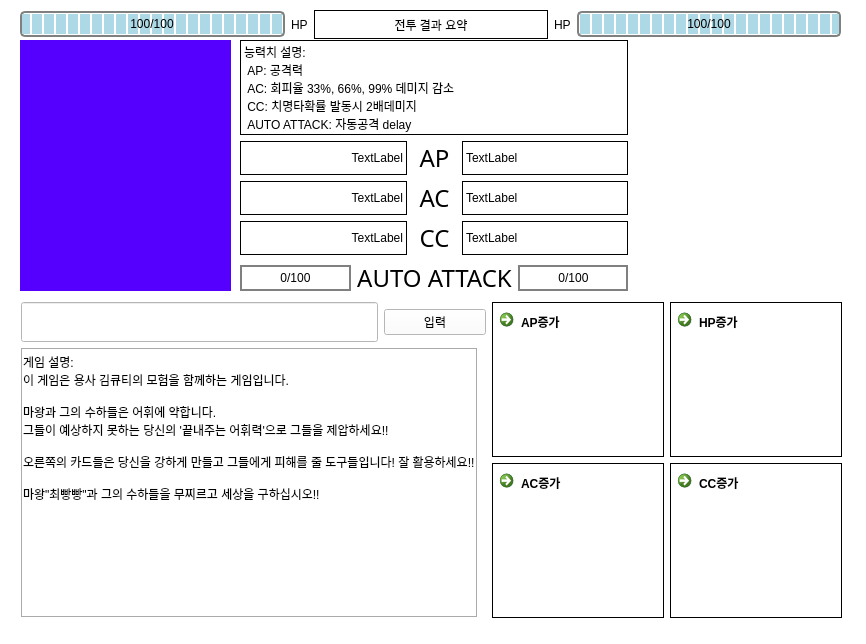
<?xml version="1.0" encoding="UTF-8"?>
<ui version="4.0">
 <class>MainWindow</class>
 <widget class="QMainWindow" name="MainWindow">
  <property name="geometry">
   <rect>
    <x>0</x>
    <y>0</y>
    <width>866</width>
    <height>644</height>
   </rect>
  </property>
  <property name="minimumSize">
   <size>
    <width>866</width>
    <height>644</height>
   </size>
  </property>
  <property name="maximumSize">
   <size>
    <width>866</width>
    <height>644</height>
   </size>
  </property>
  <property name="font">
   <font>
    <family>Arial</family>
   </font>
  </property>
  <property name="windowTitle">
   <string>QT Worrier</string>
  </property>
  <property name="styleSheet">
   <string notr="true">background-color: rgb(255, 255, 255);
</string>
  </property>
  <widget class="QWidget" name="centralwidget">
   <widget class="QLabel" name="VillainPicture">
    <property name="geometry">
     <rect>
      <x>630</x>
      <y>40</y>
      <width>211</width>
      <height>251</height>
     </rect>
    </property>
    <property name="minimumSize">
     <size>
      <width>211</width>
      <height>251</height>
     </size>
    </property>
    <property name="maximumSize">
     <size>
      <width>211</width>
      <height>251</height>
     </size>
    </property>
    <property name="styleSheet">
     <string notr="true">background-color: rgb(255, 255, 255);</string>
    </property>
    <property name="text">
     <string/>
    </property>
    <property name="pixmap">
     <pixmap resource="../Resource.qrc">:/newPrefix/First Boss.PNG</pixmap>
    </property>
    <property name="scaledContents">
     <bool>true</bool>
    </property>
    <property name="wordWrap">
     <bool>false</bool>
    </property>
   </widget>
   <widget class="QLabel" name="HeroPicture">
    <property name="geometry">
     <rect>
      <x>20</x>
      <y>40</y>
      <width>211</width>
      <height>251</height>
     </rect>
    </property>
    <property name="sizePolicy">
     <sizepolicy hsizetype="Fixed" vsizetype="Fixed">
      <horstretch>0</horstretch>
      <verstretch>0</verstretch>
     </sizepolicy>
    </property>
    <property name="minimumSize">
     <size>
      <width>211</width>
      <height>251</height>
     </size>
    </property>
    <property name="maximumSize">
     <size>
      <width>211</width>
      <height>251</height>
     </size>
    </property>
    <property name="styleSheet">
     <string notr="true">background-color: rgb(85, 0, 255);</string>
    </property>
    <property name="text">
     <string/>
    </property>
    <property name="pixmap">
     <pixmap resource="../Resource.qrc">:/newPrefix/Hero.PNG</pixmap>
    </property>
    <property name="scaledContents">
     <bool>true</bool>
    </property>
    <property name="alignment">
     <set>Qt::AlignLeading|Qt::AlignLeft|Qt::AlignVCenter</set>
    </property>
   </widget>
   <widget class="QWidget" name="verticalLayoutWidget">
    <property name="geometry">
     <rect>
      <x>240</x>
      <y>40</y>
      <width>388</width>
      <height>255</height>
     </rect>
    </property>
    <layout class="QVBoxLayout" name="StatusLabels">
     <item>
      <widget class="QLabel" name="attackSummary">
       <property name="sizePolicy">
        <sizepolicy hsizetype="Minimum" vsizetype="MinimumExpanding">
         <horstretch>0</horstretch>
         <verstretch>0</verstretch>
        </sizepolicy>
       </property>
       <property name="frameShape">
        <enum>QFrame::Box</enum>
       </property>
       <property name="text">
        <string>능력치 설명:
 AP: 공격력 
 AC: 회피율 33%, 66%, 99% 데미지 감소
 CC: 치명타확률 발동시 2배데미지
 AUTO ATTACK: 자동공격 delay</string>
       </property>
      </widget>
     </item>
     <item>
      <layout class="QHBoxLayout" name="APLayout">
       <item>
        <widget class="QLabel" name="AP_Hero">
         <property name="frameShape">
          <enum>QFrame::Box</enum>
         </property>
         <property name="text">
          <string>TextLabel</string>
         </property>
         <property name="alignment">
          <set>Qt::AlignRight|Qt::AlignTrailing|Qt::AlignVCenter</set>
         </property>
        </widget>
       </item>
       <item>
        <widget class="QLabel" name="AttackPoint">
         <property name="sizePolicy">
          <sizepolicy hsizetype="Fixed" vsizetype="Preferred">
           <horstretch>0</horstretch>
           <verstretch>0</verstretch>
          </sizepolicy>
         </property>
         <property name="font">
          <font>
           <family>휴먼아미체</family>
           <pointsize>18</pointsize>
          </font>
         </property>
         <property name="frameShape">
          <enum>QFrame::NoFrame</enum>
         </property>
         <property name="text">
          <string> AP </string>
         </property>
         <property name="textFormat">
          <enum>Qt::PlainText</enum>
         </property>
         <property name="scaledContents">
          <bool>false</bool>
         </property>
         <property name="alignment">
          <set>Qt::AlignCenter</set>
         </property>
         <property name="wordWrap">
          <bool>false</bool>
         </property>
        </widget>
       </item>
       <item>
        <widget class="QLabel" name="AP_villain">
         <property name="frameShape">
          <enum>QFrame::Box</enum>
         </property>
         <property name="text">
          <string>TextLabel</string>
         </property>
        </widget>
       </item>
      </layout>
     </item>
     <item>
      <layout class="QHBoxLayout" name="ACLayout">
       <item>
        <widget class="QLabel" name="AC_Hero">
         <property name="frameShape">
          <enum>QFrame::Box</enum>
         </property>
         <property name="text">
          <string>TextLabel</string>
         </property>
         <property name="alignment">
          <set>Qt::AlignRight|Qt::AlignTrailing|Qt::AlignVCenter</set>
         </property>
        </widget>
       </item>
       <item>
        <widget class="QLabel" name="AvoidChance">
         <property name="sizePolicy">
          <sizepolicy hsizetype="Fixed" vsizetype="Preferred">
           <horstretch>0</horstretch>
           <verstretch>0</verstretch>
          </sizepolicy>
         </property>
         <property name="font">
          <font>
           <family>휴먼아미체</family>
           <pointsize>18</pointsize>
          </font>
         </property>
         <property name="frameShape">
          <enum>QFrame::NoFrame</enum>
         </property>
         <property name="text">
          <string> AC </string>
         </property>
         <property name="textFormat">
          <enum>Qt::PlainText</enum>
         </property>
         <property name="scaledContents">
          <bool>false</bool>
         </property>
         <property name="alignment">
          <set>Qt::AlignCenter</set>
         </property>
         <property name="wordWrap">
          <bool>false</bool>
         </property>
        </widget>
       </item>
       <item>
        <widget class="QLabel" name="AC_villain">
         <property name="frameShape">
          <enum>QFrame::Box</enum>
         </property>
         <property name="text">
          <string>TextLabel</string>
         </property>
        </widget>
       </item>
      </layout>
     </item>
     <item>
      <layout class="QHBoxLayout" name="CCLayout">
       <item>
        <widget class="QLabel" name="CC_Hero">
         <property name="frameShape">
          <enum>QFrame::Box</enum>
         </property>
         <property name="text">
          <string>TextLabel</string>
         </property>
         <property name="alignment">
          <set>Qt::AlignRight|Qt::AlignTrailing|Qt::AlignVCenter</set>
         </property>
        </widget>
       </item>
       <item>
        <widget class="QLabel" name="CriticalChance">
         <property name="sizePolicy">
          <sizepolicy hsizetype="Fixed" vsizetype="Preferred">
           <horstretch>0</horstretch>
           <verstretch>0</verstretch>
          </sizepolicy>
         </property>
         <property name="font">
          <font>
           <family>휴먼아미체</family>
           <pointsize>18</pointsize>
          </font>
         </property>
         <property name="frameShape">
          <enum>QFrame::NoFrame</enum>
         </property>
         <property name="text">
          <string> CC </string>
         </property>
         <property name="textFormat">
          <enum>Qt::PlainText</enum>
         </property>
         <property name="scaledContents">
          <bool>false</bool>
         </property>
         <property name="alignment">
          <set>Qt::AlignCenter</set>
         </property>
         <property name="wordWrap">
          <bool>false</bool>
         </property>
        </widget>
       </item>
       <item>
        <widget class="QLabel" name="CC_villain">
         <property name="frameShape">
          <enum>QFrame::Box</enum>
         </property>
         <property name="text">
          <string>TextLabel</string>
         </property>
        </widget>
       </item>
      </layout>
     </item>
     <item>
      <layout class="QHBoxLayout" name="horizontalLayout">
       <property name="topMargin">
        <number>0</number>
       </property>
       <item>
        <widget class="QProgressBar" name="AA_Hero">
         <property name="styleSheet">
          <string notr="true">QProgressBar{ 
    border: 2px solid grey;
}
 QProgressBar::chunk {
background-color: #f4ffc2;
}</string>
         </property>
         <property name="value">
          <number>0</number>
         </property>
         <property name="alignment">
          <set>Qt::AlignCenter</set>
         </property>
         <property name="format">
          <string>%p/%m</string>
         </property>
        </widget>
       </item>
       <item>
        <widget class="QLabel" name="CriticalChance_2">
         <property name="sizePolicy">
          <sizepolicy hsizetype="Fixed" vsizetype="Preferred">
           <horstretch>0</horstretch>
           <verstretch>0</verstretch>
          </sizepolicy>
         </property>
         <property name="font">
          <font>
           <family>휴먼아미체</family>
           <pointsize>18</pointsize>
          </font>
         </property>
         <property name="frameShape">
          <enum>QFrame::NoFrame</enum>
         </property>
         <property name="text">
          <string>AUTO ATTACK</string>
         </property>
         <property name="textFormat">
          <enum>Qt::PlainText</enum>
         </property>
         <property name="scaledContents">
          <bool>false</bool>
         </property>
         <property name="alignment">
          <set>Qt::AlignCenter</set>
         </property>
         <property name="wordWrap">
          <bool>false</bool>
         </property>
        </widget>
       </item>
       <item>
        <widget class="QProgressBar" name="AA_villain">
         <property name="styleSheet">
          <string notr="true">QProgressBar{ 
    border: 2px solid grey;
}
 QProgressBar::chunk {
background-color: #f4ffc2;
}</string>
         </property>
         <property name="value">
          <number>0</number>
         </property>
         <property name="alignment">
          <set>Qt::AlignCenter</set>
         </property>
         <property name="format">
          <string>%p/%m</string>
         </property>
        </widget>
       </item>
      </layout>
     </item>
    </layout>
   </widget>
   <widget class="QWidget" name="horizontalLayoutWidget_4">
    <property name="geometry">
     <rect>
      <x>20</x>
      <y>10</y>
      <width>821</width>
      <height>29</height>
     </rect>
    </property>
    <layout class="QHBoxLayout" name="topStatus">
     <item>
      <widget class="QProgressBar" name="HeroHPBar">
       <property name="styleSheet">
        <string notr="true">QProgressBar{ 
    border: 2px solid grey; 
    border-radius: 5px; 
    text-align: center 
} 

QProgressBar::chunk { 
    background-color: lightblue; 
    width: 10px; 
    margin: 1px; 
} </string>
       </property>
       <property name="value">
        <number>100</number>
       </property>
       <property name="alignment">
        <set>Qt::AlignCenter</set>
       </property>
       <property name="invertedAppearance">
        <bool>true</bool>
       </property>
       <property name="format">
        <string>%p/%m</string>
       </property>
      </widget>
     </item>
     <item>
      <widget class="QLabel" name="HP1">
       <property name="frameShape">
        <enum>QFrame::NoFrame</enum>
       </property>
       <property name="text">
        <string>HP</string>
       </property>
      </widget>
     </item>
     <item>
      <widget class="QLabel" name="summaryTitle">
       <property name="frameShape">
        <enum>QFrame::Box</enum>
       </property>
       <property name="text">
        <string>                       전투 결과 요약                       </string>
       </property>
      </widget>
     </item>
     <item>
      <widget class="QLabel" name="HP2">
       <property name="frameShape">
        <enum>QFrame::NoFrame</enum>
       </property>
       <property name="text">
        <string>HP</string>
       </property>
      </widget>
     </item>
     <item>
      <widget class="QProgressBar" name="villainHPBar">
       <property name="styleSheet">
        <string notr="true">QProgressBar{ 
    border: 2px solid grey; 
    border-radius: 5px; 
    text-align: center 
} 

QProgressBar::chunk { 
    background-color: lightblue; 
    width: 10px; 
    margin: 1px; 
} </string>
       </property>
       <property name="value">
        <number>100</number>
       </property>
       <property name="alignment">
        <set>Qt::AlignCenter</set>
       </property>
       <property name="invertedAppearance">
        <bool>false</bool>
       </property>
       <property name="format">
        <string>%p/%m</string>
       </property>
      </widget>
     </item>
    </layout>
   </widget>
   <widget class="QWidget" name="gridLayoutWidget_3">
    <property name="geometry">
     <rect>
      <x>21</x>
      <y>300</y>
      <width>821</width>
      <height>321</height>
     </rect>
    </property>
    <layout class="QGridLayout" name="gameAndUpgradeLayout">
     <item row="0" column="0">
      <layout class="QGridLayout" name="gameLayout">
       <item row="0" column="0">
        <widget class="QLineEdit" name="wordInput">
         <property name="sizePolicy">
          <sizepolicy hsizetype="Expanding" vsizetype="Minimum">
           <horstretch>0</horstretch>
           <verstretch>0</verstretch>
          </sizepolicy>
         </property>
         <property name="minimumSize">
          <size>
           <width>357</width>
           <height>40</height>
          </size>
         </property>
         <property name="maximumSize">
          <size>
           <width>357</width>
           <height>40</height>
          </size>
         </property>
        </widget>
       </item>
       <item row="0" column="1">
        <widget class="QPushButton" name="check">
         <property name="text">
          <string>입력</string>
         </property>
        </widget>
       </item>
       <item row="1" column="0" colspan="2">
        <widget class="QLabel" name="wordInformation">
         <property name="sizePolicy">
          <sizepolicy hsizetype="Preferred" vsizetype="MinimumExpanding">
           <horstretch>0</horstretch>
           <verstretch>0</verstretch>
          </sizepolicy>
         </property>
         <property name="minimumSize">
          <size>
           <width>457</width>
           <height>270</height>
          </size>
         </property>
         <property name="maximumSize">
          <size>
           <width>457</width>
           <height>270</height>
          </size>
         </property>
         <property name="frameShape">
          <enum>QFrame::Box</enum>
         </property>
         <property name="frameShadow">
          <enum>QFrame::Sunken</enum>
         </property>
         <property name="text">
          <string>게임 설명:
이 게임은 용사 김큐티의 모험을 함께하는 게임입니다. 

마왕과 그의 수하들은 어휘에 약합니다. 
그들이 예상하지 못하는 당신의 '끝내주는 어휘력'으로 그들을 제압하세요!! 

오른쪽의 카드들은 당신을 강하게 만들고 그들에게 피해를 줄 도구들입니다! 잘 활용하세요!! 

마왕&quot;최빵빵&quot;과 그의 수하들을 무찌르고 세상을 구하십시오!! </string>
         </property>
         <property name="alignment">
          <set>Qt::AlignJustify|Qt::AlignTop</set>
         </property>
         <property name="wordWrap">
          <bool>true</bool>
         </property>
        </widget>
       </item>
      </layout>
     </item>
     <item row="0" column="1">
      <layout class="QGridLayout" name="upgradeLayout">
       <item row="1" column="1">
        <widget class="QCommandLinkButton" name="UpgradeButton4">
         <property name="sizePolicy">
          <sizepolicy hsizetype="MinimumExpanding" vsizetype="MinimumExpanding">
           <horstretch>0</horstretch>
           <verstretch>0</verstretch>
          </sizepolicy>
         </property>
         <property name="minimumSize">
          <size>
           <width>172</width>
           <height>155</height>
          </size>
         </property>
         <property name="maximumSize">
          <size>
           <width>172</width>
           <height>155</height>
          </size>
         </property>
         <property name="autoFillBackground">
          <bool>false</bool>
         </property>
         <property name="styleSheet">
          <string notr="true">QPushButton {
    border: 0.5px solid #000000;
}

QPushButton:pressed {
    background-color: #f7f7f7;
}
</string>
         </property>
         <property name="text">
          <string>CC증가</string>
         </property>
         <property name="autoDefault">
          <bool>false</bool>
         </property>
        </widget>
       </item>
       <item row="1" column="0">
        <widget class="QCommandLinkButton" name="UpgradeButton3">
         <property name="enabled">
          <bool>true</bool>
         </property>
         <property name="sizePolicy">
          <sizepolicy hsizetype="MinimumExpanding" vsizetype="MinimumExpanding">
           <horstretch>0</horstretch>
           <verstretch>0</verstretch>
          </sizepolicy>
         </property>
         <property name="minimumSize">
          <size>
           <width>172</width>
           <height>155</height>
          </size>
         </property>
         <property name="maximumSize">
          <size>
           <width>172</width>
           <height>155</height>
          </size>
         </property>
         <property name="autoFillBackground">
          <bool>false</bool>
         </property>
         <property name="styleSheet">
          <string notr="true">QPushButton {
    border: 0.5px solid #000000;
}

QPushButton:pressed {
    background-color: #f7f7f7;
}
</string>
         </property>
         <property name="text">
          <string>AC증가</string>
         </property>
         <property name="autoDefault">
          <bool>false</bool>
         </property>
        </widget>
       </item>
       <item row="0" column="1">
        <widget class="QCommandLinkButton" name="UpgradeButton2">
         <property name="sizePolicy">
          <sizepolicy hsizetype="MinimumExpanding" vsizetype="MinimumExpanding">
           <horstretch>0</horstretch>
           <verstretch>0</verstretch>
          </sizepolicy>
         </property>
         <property name="minimumSize">
          <size>
           <width>172</width>
           <height>155</height>
          </size>
         </property>
         <property name="maximumSize">
          <size>
           <width>172</width>
           <height>155</height>
          </size>
         </property>
         <property name="autoFillBackground">
          <bool>false</bool>
         </property>
         <property name="styleSheet">
          <string notr="true">QPushButton {
    border: 0.5px solid #000000;
}

QPushButton:pressed {
    background-color: #f7f7f7;
}
</string>
         </property>
         <property name="text">
          <string>HP증가</string>
         </property>
         <property name="autoDefault">
          <bool>false</bool>
         </property>
        </widget>
       </item>
       <item row="0" column="0">
        <widget class="QCommandLinkButton" name="UpgradeButton1">
         <property name="sizePolicy">
          <sizepolicy hsizetype="Preferred" vsizetype="Preferred">
           <horstretch>0</horstretch>
           <verstretch>0</verstretch>
          </sizepolicy>
         </property>
         <property name="minimumSize">
          <size>
           <width>172</width>
           <height>155</height>
          </size>
         </property>
         <property name="maximumSize">
          <size>
           <width>172</width>
           <height>155</height>
          </size>
         </property>
         <property name="cursor">
          <cursorShape>ArrowCursor</cursorShape>
         </property>
         <property name="autoFillBackground">
          <bool>false</bool>
         </property>
         <property name="styleSheet">
          <string notr="true">QPushButton {
    border: 0.5px solid #000000;
}

QPushButton:pressed {
    background-color: #f7f7f7;
}
</string>
         </property>
         <property name="text">
          <string>AP증가</string>
         </property>
         <property name="autoDefault">
          <bool>false</bool>
         </property>
        </widget>
       </item>
      </layout>
     </item>
    </layout>
   </widget>
  </widget>
 </widget>
 <resources>
  <include location="../Resource.qrc"/>
  <include location="../Resource.qrc"/>
 </resources>
 <connections/>
</ui>
